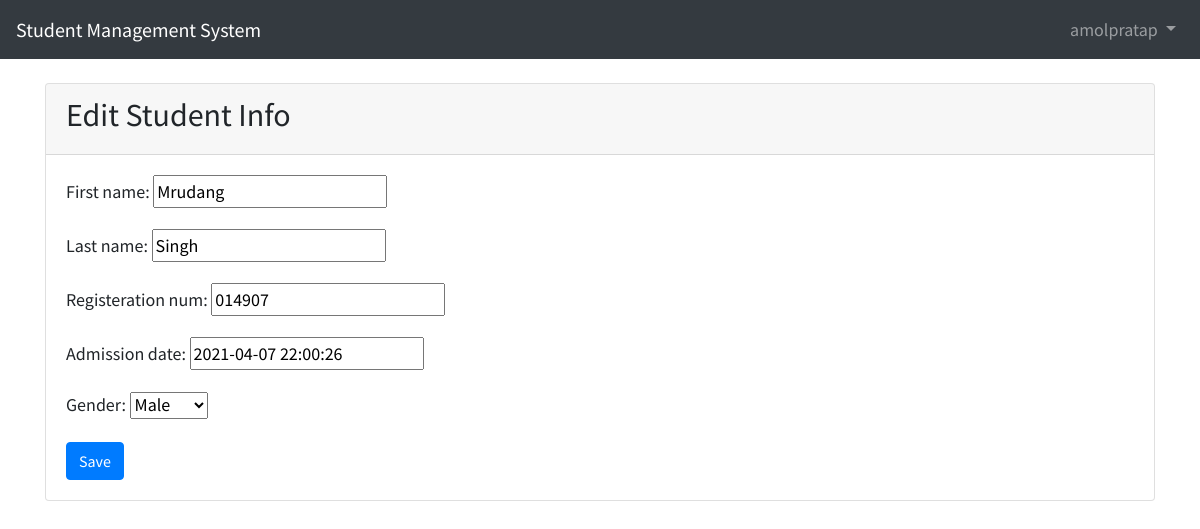
Page /students/edit/MS1618696831 (signed in) on the committed database.
### students/models.py (models this page shows, shortened)
class StudentInfo(models.Model):
    id = models.CharField(primary_key=True,editable=False,max_length=200)
    GENDER_CHOICES=(
        ('male', 'Male'),
        ('female', 'Female'),
    )
    first_name = models.CharField(max_length=100)
    last_name = models.CharField(max_length=100)
    registeration_num = models.CharField(max_length=100)
    admission_date = models.DateTimeField()
    gender = models.CharField(choices=GENDER_CHOICES,max_length=10)
    created_dt = models.DateTimeField(verbose_name="created date", auto_now_add=True)
    modify_dt = models.DateTimeField(verbose_name="modified date", auto_now=True)

### students/views.py (the view)
# urls.py: path('edit/<str:student_id>', views.edit_student, name='edit_student'),
@permission_required("auth.change_students")
def edit_student(request, student_id):
    student_edit = StudentInfo.objects.get(pk=student_id)
    edit_forms = CreateStudent(instance=student_edit)
    if request.method == "POST":
        edit_forms = CreateStudent(request.POST, instance=student_edit)
        if edit_forms.is_valid():
            edit_forms.save()
            messages.success(request, "Edit Student Info succesfully")
            return redirect("students_list")
    context = {
        "edit_forms": edit_forms
    }
    return render(request,"students/edit_student.html",context)

### students/forms.py
class CreateStudent(forms.ModelForm):
    class Meta:
        model = StudentInfo
        fields = '__all__'

### templates/students/edit_student.html (shortened to what this page needs)
{% extends 'base.html' %}
{% block content %}
<div class="card">
    <div class="card-header">
        <h2>Edit Student Info</h2>
    </div>
    <div class="card-body">
        <form action="" method="POST">
        {{ edit_forms.as_p }}
        <button type="submit" class="btn btn-primary">Save</button>
        </form>
    </div>
</div>
{% endblock %}

### templates/base.html (shortened to what this page needs)
{% load static %}
<!DOCTYPE html>
<html lang="en">
<head>
    <link rel="stylesheet"
        href="https://stackpath.bootstrapcdn.com/bootstrap/4.1.3/css/bootstrap.min.css"
>
    <link href="{% static 'css/base.css' %}" rel="stylesheet">
</head>
<body>
    <nav class="navbar navbar-expand-md navbar-dark bg-dark mb-4">
        <a class="navbar-brand" href="{% url 'home' %}">Student Management System</a>
        <div class="collapse navbar-collapse" id="navbarCollapse">
        {% if user.is_authenticated %}
            <ul class="navbar-nav ml-auto">
                <li class="nav-item">
                    <a class="nav-link dropdown-toggle" href="#" id="userMenu" data-toggle="dropdown" aria-haspopup="true" aria-expanded="false">
                    {{ user.username }}
                    </a>
                </li>
            </ul>
        {% else %}
        <form class="form-inline ml-auto">
            <a href="{% url 'login' %}" class="btn btn-outline-secondary">Log In</a>
            <a href="{% url 'signup' %}" class="btn btn-primary ml-2">Sign up</a>
        </form>
        {% endif %}
        </div>
    </nav>
    <div class="container">
    {% block content %}
    {% endblock %}
    </div>
</body>
</html>

### static/css/base.css (style rules this page uses)
body { font-family: 'Source Sans Pro', sans-serif; font-size: 18px; }

### rows in the picture
StudentInfo: first_name "Mrudang", last_name "Singh", registeration_num "014907", admission_date "2021-04-07 22:00:26", gender "Male"

### other values in the picture
{{ user.username }} "amolpratap"
